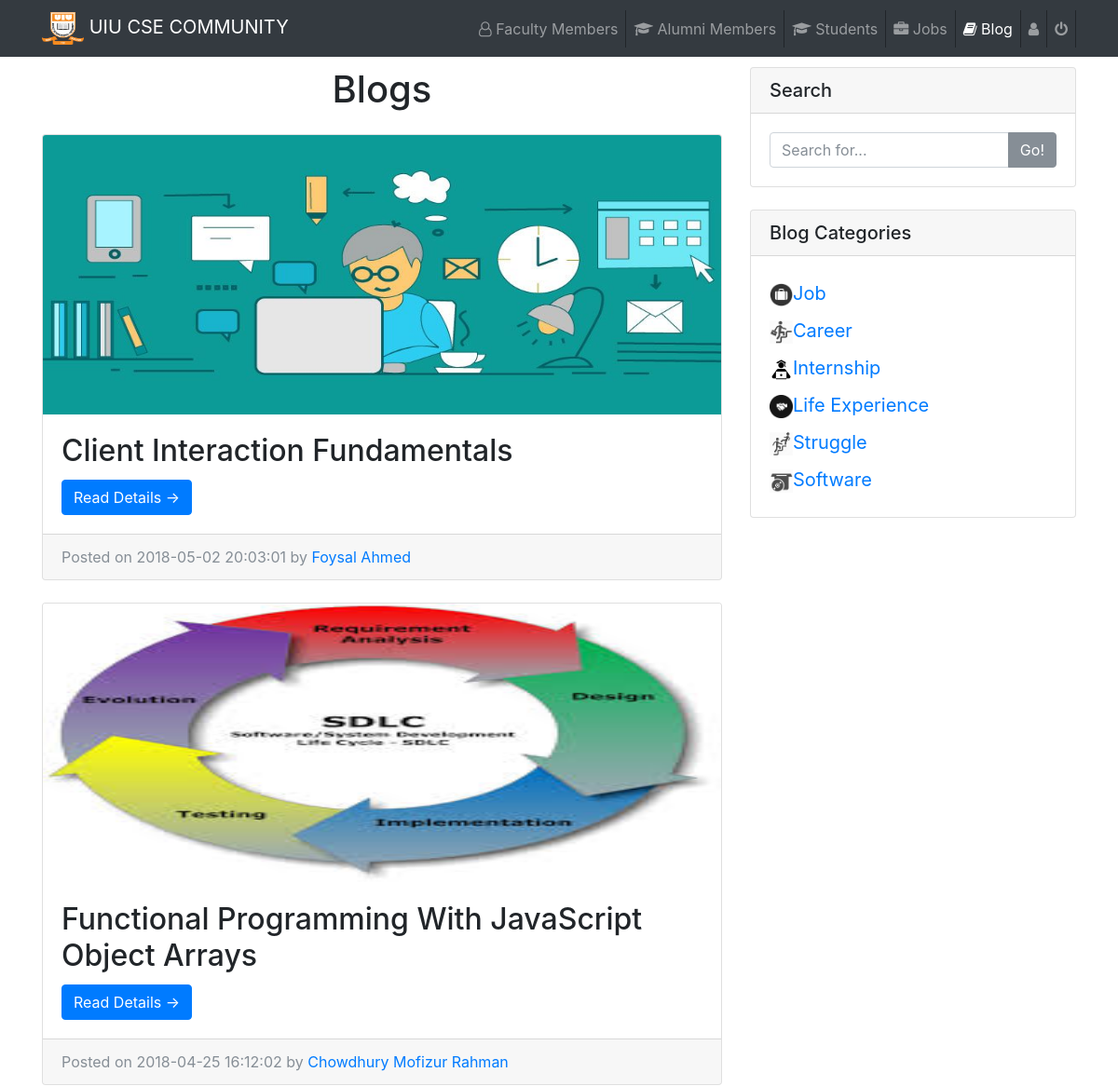
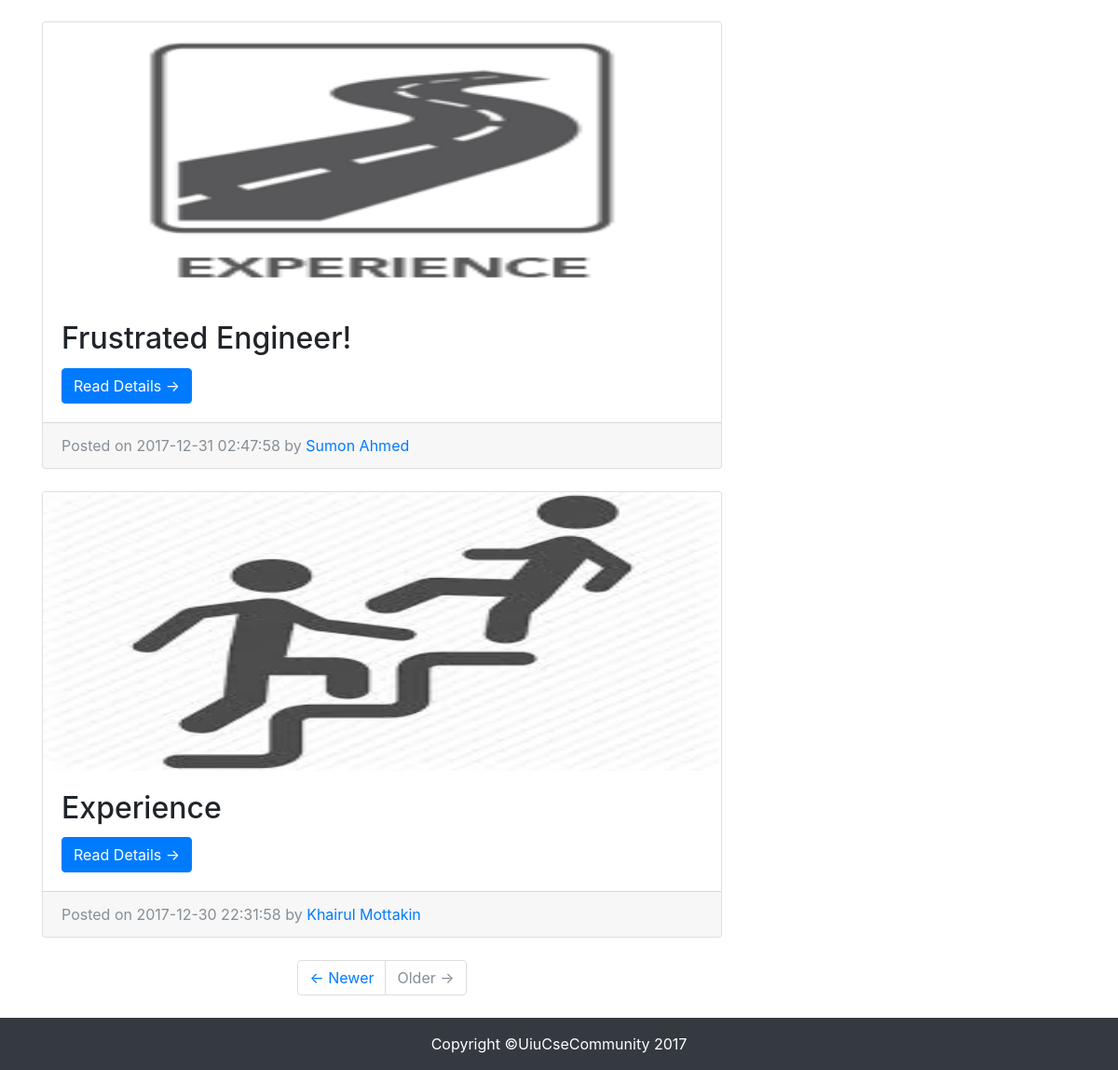
Page /Alumni/blog/blog.php (signed in) on the committed database (2 pictures, top to bottom).
### tables this page shows
CREATE TABLE `blog` (
  `id` int(11) NOT NULL,
  `title` varchar(100) NOT NULL,
  `category` varchar(30) NOT NULL,
  `description` varchar(30000) NOT NULL,
  `thumbnail` varchar(500) NOT NULL,
  `author` varchar(50) NOT NULL,
  `author_type` varchar(10) NOT NULL,
  `time` varchar(50) NOT NULL
);

### Alumni/blog/blog.php (the view, shortened to what this page needs)
<?php
    require_once ('../../dbConnect.php');
    $user = $_SESSION['email'];
    $row1 = $conn->query("SELECT * FROM `alumni` WHERE (email = '$user' )");
    $result1 = mysqli_fetch_array($row1);
    $row2 = $conn->query("SELECT * FROM `blog` WHERE 1 ORDER by time DESC ");
 ?>
<!DOCTYPE html>
<html lang="en">
  <head>
    <link href="css/bootstrap.min.css" rel="stylesheet">
    <link rel="stylesheet" href="https://cdnjs.cloudflare.com/ajax/libs/font-awesome/4.7.0/css/font-awesome.min.css">
    <link href="http://maxcdn.bootstrapcdn.com/font-awesome/4.2.0/css/font-awesome.min.css" rel="stylesheet">
    <link rel="stylesheet" type="text/css" href="css/socialicon.css">
  </head>
  <body>
    <nav class="navbar navbar-expand-lg navbar-dark bg-dark fixed-top">
      <div class="container">
        <a class="navbar-brand" href="#"><img src="img/uiu.png" height="35" width="45" alt=""> UIU CSE COMMUNITY</a>
        <div class="collapse navbar-collapse" id="navbarResponsive">
          <ul class="navbar-nav ml-auto">
            <li class="nav-item" style="border-right: 1px solid;">
              <a class="nav-link" href="../faculty.php"><i class="fa fa-user-o" aria-hidden="true"></i> Faculty Members</a>
            </li>
           <li class="nav-item" style="border-right: 1px solid;">
              <a class="nav-link" href="../alumni.php"><i class="fa fa-graduation-cap" aria-hidden="true"></i> Alumni Members</a>
            </li>
            <li class="nav-item" style="border-right: 1px solid;">
              <a class="nav-link" href="../students.php"><i class="fa fa-graduation-cap" aria-hidden="true"></i> Students</a>
            </li>
            <li class="nav-item" style="border-right: 1px solid;">
              <a class="nav-link" href="../job/job.php"><i class="fa fa-briefcase" aria-hidden="true"></i> Jobs</a>
            </li>
            <li class="nav-item active" style="border-right: 1px solid;">
              <a class="nav-link" href="#"><i class="fa fa-book" aria-hidden="true"></i> Blog<span class="sr-only">(current)</span></a>
            </li>
            <li class="nav-item" style="border-right: 1px solid;">
              <a class="nav-link" href="../alumnitimeline.php"><i class="fa fa-user" aria-hidden="true"></i> <?php echo $result1['name']; ?></a>
            </li>
            <li class="nav-item" style="border-right: 1px solid;">
              <a class="nav-link" href="../logout.php"><i class="fa fa-power-off" aria-hidden="true"></i></a>
            </li>
          </ul>
        </div>
      </div>
    </nav><br><br>
    <div class="container">
      <div class="row">
        <div class="col-md-8">
          <h1 align="center" class="my-4">Blogs</h1>
        <?php while($result2 = mysqli_fetch_array($row2))  { ?>
          <div class="card mb-4">
            <img class="card-img-top" style="-webkit-user-select:none; display:block; margin:auto;"  width="760" height="300" <?php echo "<img src='../../Photos/".$result2['thumbnail']."'> "; ?>
            <div class="card-body">
              <h2 class="card-title"><?php echo $result2['title']; ?></h2>
              <a href="details.php?id=<?php echo $result2['id']; ?>" class="btn btn-primary">Read Details &rarr;</a>
            </div>
            <div class="card-footer text-muted">
              Posted on <?php echo $result2['time']; ?> by <a href="#"><?php echo $result2['author']; ?></a>
            </div>
          </div>
        <?php } ?>
          <ul class="pagination justify-content-center mb-4">
            <li class="page-item">
              <a class="page-link" href="#">&larr; Newer </a>
            </li>
            <li class="page-item disabled">
              <a class="page-link" href="#">Older &rarr;</a>
            </li>
          </ul>
        </div>
        <div class="col-md-4">
          <div class="card my-4">
            <h5 class="card-header">Search</h5>
            <div class="card-body">
              <div class="input-group">
                <input type="text" class="form-control" placeholder="Search for...">
                <span class="input-group-btn">
                  <button class="btn btn-secondary" type="button">Go!</button>
                </span>
              </div>
            </div>
          </div>
          <div class="card my-4">
            <h5 class="card-header">Blog Categories</h5>
            <div class="card-body">
              <div class="row">
                <div class="col-lg-6">
                  <ul class="list-unstyled mb-0">
                    <li>
					 <a class="navbar-brand" href="#"><img src="img/job.png" height="25" width="25" alt="">Job</a>
                   </li>
                    <li>
                     <a class="navbar-brand" href="#"><img src="img/career icon.jpg" height="25" width="25" alt="">Career</a>
                    </li>
                    <li>
                      <a class="navbar-brand" href="#"><img src="img/intern.png" height="25" width="25" alt="">Internship</a>
                    </li>
                    <li>
                      <a class="navbar-brand" href="#"><img src="img/experience icon.png" height="25" width="25" alt="">Life Experience</a>
                    </li>
                    <li>
                      <a class="navbar-brand" href="#"><img src="img/struggle icon.jpg" height="25" width="25" alt="">Struggle</a>
                    </li>
                    <li>
                      <a class="navbar-brand" href="#"><img src="img/software icon.png" height="25" width="25" alt="">Software</a>
                    </li>
                  </ul>
                </div>
              </div>
            </div>
          </div>
        </div>
      </div>
    </div>
    <footer class="py-3 bg-dark">
      <div class="container">
        <p class="m-0 text-center text-white">Copyright &copy;UiuCseCommunity 2017</p>
      </div>
    </footer>
  </body>
</html>

### rows in the picture
blog: thumbnail (picture), title "Client Interaction Fundamentals", time "2018-05-02 20:03:01", author "Foysal Ahmed"
blog: thumbnail (picture), title "Functional Programming With JavaScript Object Arrays", time "2018-04-25 16:12:02", author "Chowdhury Mofizur Rahman"
blog: thumbnail (picture), title "Frustrated Engineer!", time "2017-12-31 02:47:58", author "Sumon Ahmed"
blog: thumbnail (picture), title "Experience", time "2017-12-30 22:31:58", author "Khairul Mottakin"
